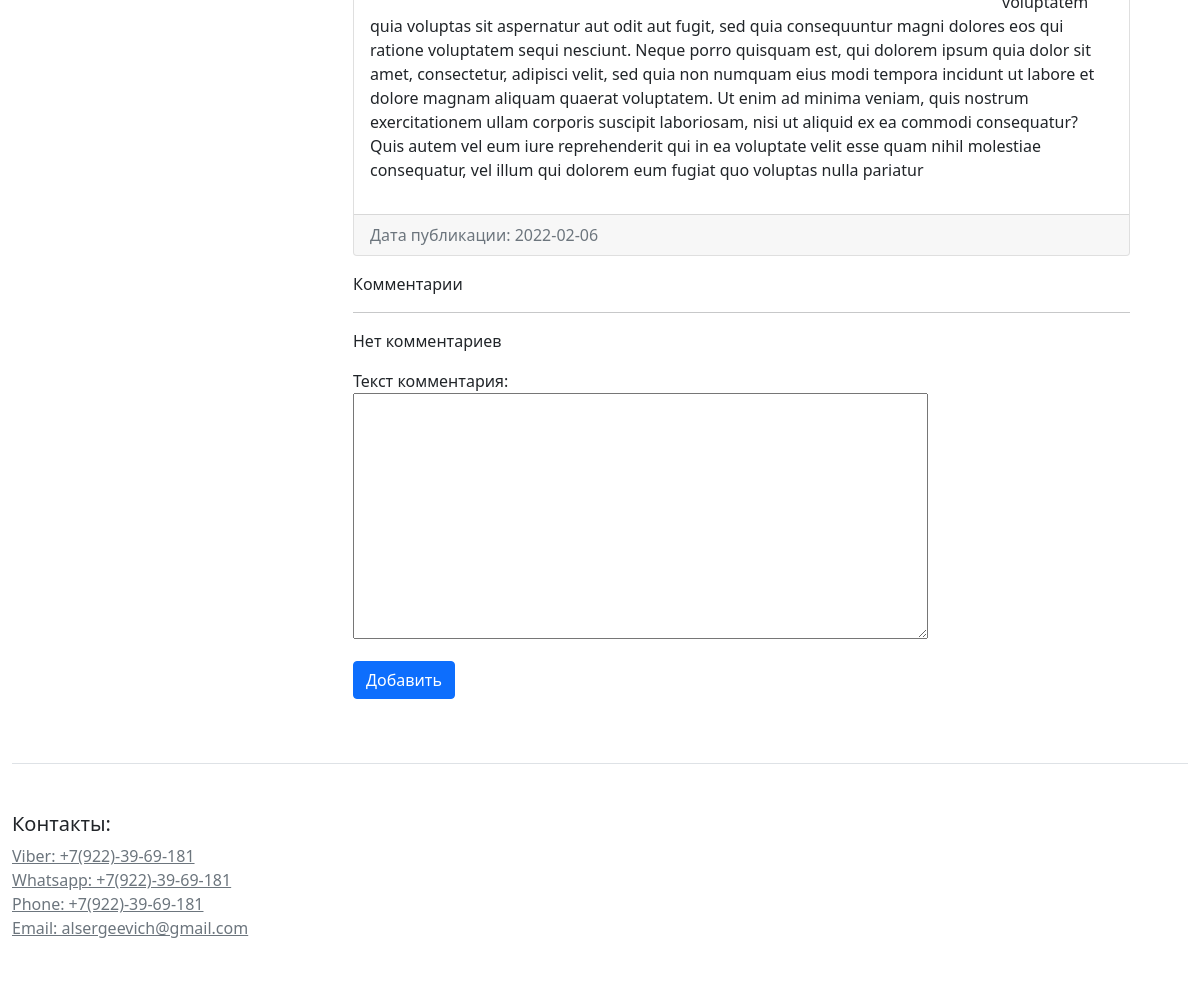
/post/posts-2/ (lower part), run on an earlier commit of the app's database.
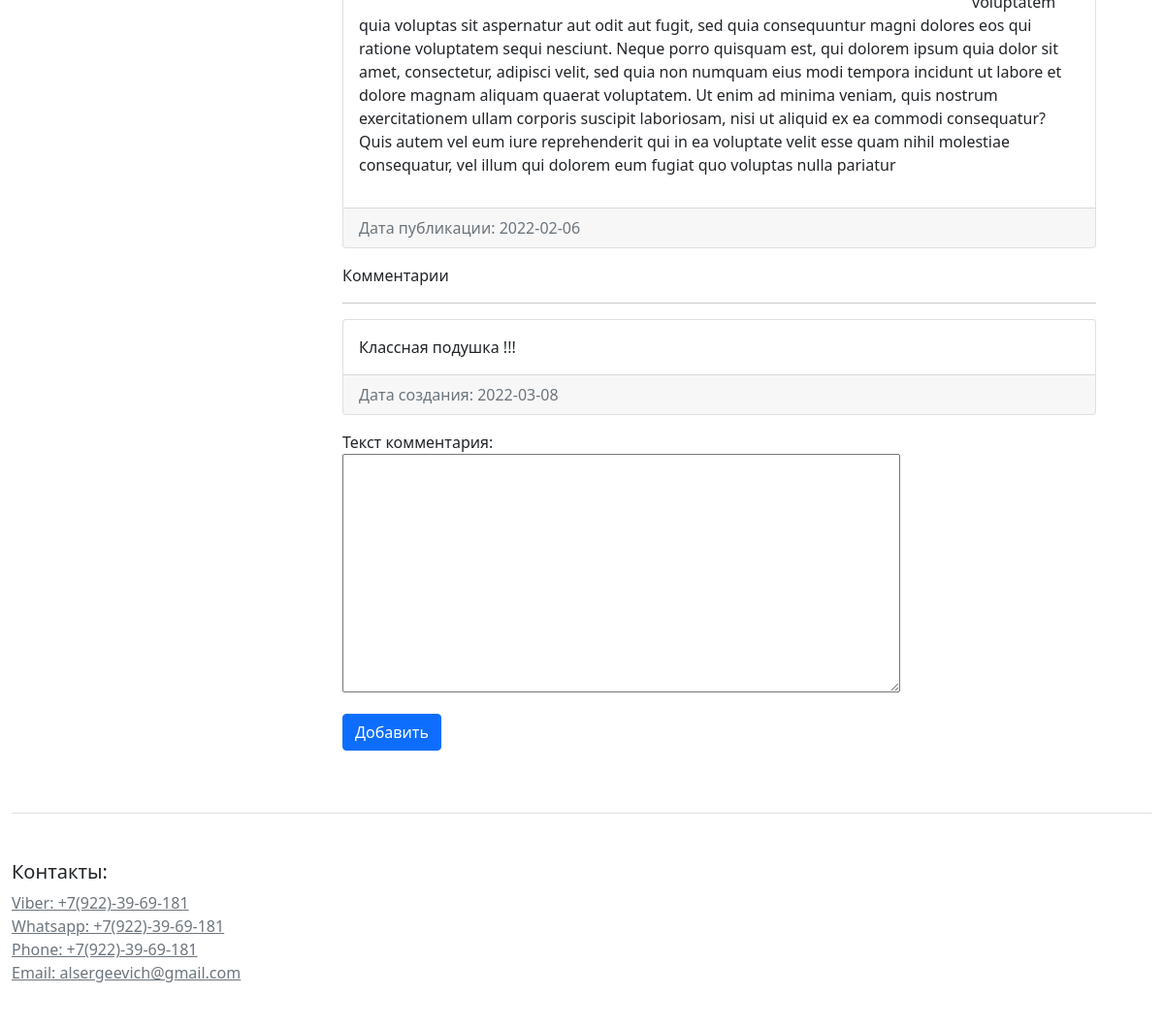
And on a later commit of the database.
### blog/models.py (models this page shows)
class Comments(models.Model):
    post = models.ForeignKey(Posts, on_delete=models.CASCADE, related_name='comments_posts', verbose_name='Описание',
                             blank=True, null=True)
    time_create = models.DateTimeField(auto_now_add=True, verbose_name='Время создания')
    content = models.TextField(blank=True, verbose_name='Текст комментария')
    is_published = models.BooleanField(default=False, verbose_name='Статус')
    class Meta:
        verbose_name = 'Комментарий'  # заменяем в админке название модели
        verbose_name_plural = 'Комментарии'  # определяем название во множественном числе
        ordering = ['time_create', ]  # определяем порялок сортировки

### blog/views.py (the view, shortened to what this page needs)
# urls.py: path('post/<slug:post_slug>/', ShowPost.as_view(), name='post'),
class ShowPost(FormMixin, DetailView):
    model = Posts
    template_name = 'blog/view_post.html'
    context_object_name = 'post'
    slug_url_kwarg = 'post_slug'
    form_class = CommentForm
    success_msg = 'Комментарий успешно создан, ожидайте модерации'
    def post(self, request, *args, **kwargs):
        form = self.get_form()
        if form.is_valid():
            messages.success(self.request, self.success_msg)
            return self.form_valid(form)
        else:
            return self.form_invalid(form)
    def get_context_data(self, *, object_list=None, **kwargs):
        context = super().get_context_data(**kwargs)
        context['categories'] = Category.objects.all()
        return context

### blog/forms.py
class CommentForm(forms.ModelForm):
    class Meta:
        model = Comments
        fields = ('content',)
    def __init__(self, *args, **kwargs):
        super().__init__(*args, **kwargs)
        for field in self.fields:
            self.fields[field].widget.attrs['class'] = 'form-control'
        self.fields['content'].widget = Textarea(attrs={'row': 5, 'cols': 60})

### blog/models.py (called while the page is built)
    def __str__(self):
        return self.name

    def get_absolute_url(self):
        return reverse('category', kwargs={'cat_slug': self.slug})

### blog/templates/blog/view_post.html (shortened to what this page needs)
{% extends 'base.html' %}
{% block content %}
    <div class="col-md-9">
        <div class="container">
            <div class="card mb-3">
                <div class="card-body">
                    <p class="card-text">{{ post.content|safe|linebreaks }}</p>
                </div>
                <div class="card-footer text-muted">
                    Дата публикации: {{ post.time_create|date:'Y-m-d' }}
                </div>
            </div>
            <p>Комментарии</p>
            <hr>
            {% for item in post.comments_posts.all %}
                {% if item.is_published %}
                    <div class="card mb-3">
                        <div class="card-body">
                            {{ item.content }}
                        </div>
                        <div class="card-footer text-muted">
                            Дата создания: {{ item.time_create|date:'Y-m-d' }}
                        </div>
                    </div>
                {% endif %}
            {% empty %}
                <p>Нет комментариев</p>
            {% endfor %}
            <div class="col-4">
                <form action="" id="add_form" method="post">
                    {{ form.as_p }}
                </form>
                <button form="add_form" type="submit" class="btn btn-primary">Добавить</button>
            </div>
        </div>
    </div>
{% endblock %}

What changed in the data, as far as the page shows it:
added Comments: content "Классная подушка !!!", time_create "2022-03-08"
Also different on the page:
text no longer shown: "Нет комментариев"
